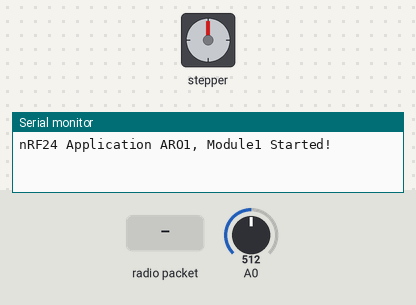
A sketch run on a simulated Arduino Uno, built with avr-gcc and run on an emulated ATmega328P. Parts: stepper motor, the last lines printed to the serial monitor. Wiring (inferred from the names in the program): stepper motor driver (5 steps per turn assumed): step pin 6; direction pin 8. The test bench sets the inputs (shaded band); at power-on: A0 = 512. No radio packets arrive unless stated.

Above: at 1.2 s.
1.3 s: radio packet "AAAD0" arrives
At 20.0 s:
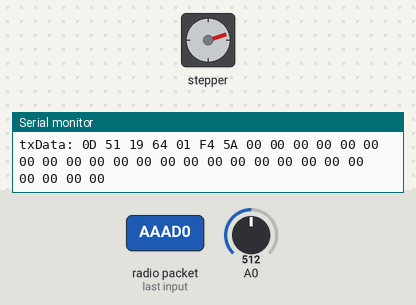
Timing chart, 0 to 20.8 s (numbered marks = the images above; inputs shaded):
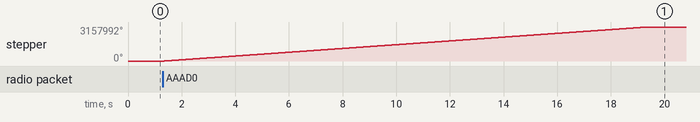

The sketch:

antenne.ino
```cpp
#include <RF24.h>
#include <RF24_config.h>
#include <nRF24L01.h>
#include <printf.h>

#include <Arduino.h>

#include <SPI.h>
#include <nRF24L01.h>  // to handle this particular modem driver
#include "RF24.h"      // the library which helps us to control the radio modem

#define RF24_PAYLOAD_SIZE 32
#define AAAD_ARO 1
#define AAAD_MODULE 1

/* Hardware configuration: Set up nRF24L01 radio on SPI bus plus pins 9 & 10, which are CE & CSN pins  */
RF24 radio(9, 10);
const uint8_t rf24_channel[] = { 1, 26, 51, 76, 101 };                                                            // Radio channels set depending on satellite number
const uint64_t addresses[] = { 0x4141414430LL, 0x4141414431LL, 0x4141414432LL, 0x4141414433LL, 0x4141414434LL };  //with radioNumber set to zero, the tx pipe will be 'AAAD0', which is basically HEX'4141414430', which is remote DESTINATION address for our transmitted data. The rx pipe code is the local receive address, which is what the remote device needs to set for the remote devices 'tx' pipe code.
uint8_t txData[RF24_PAYLOAD_SIZE];
uint8_t rxData[RF24_PAYLOAD_SIZE];

const int stepPin = 6;                                     // PUL+ pin
const int dirPin = 8;                                      // DIR+ pin
const int stepsPerRevolution = 5;                          // Afhankelijk van je motor (meestal 200 voor een 1.8° motor)
const int rpm = 60;                                        // Aantal omwentelingen per minuut
const int stepDelay = 60000 / (stepsPerRevolution * rpm);  // Bereken de vertraging per stap
float percentage = 0;

// Timing configuration
unsigned long previousMillis = 0;  // will store last time LED was updated
unsigned long currentMillis;
unsigned long sampleTime = 5000;  // milliseconds of on-time

// int to hex converter
void printHex2(unsigned v) {
  Serial.print("0123456789ABCDEF"[v >> 4]);
  Serial.print("0123456789ABCDEF"[v & 0xF]);
}

void setup() {
  Serial.begin(9600);
  Serial.println("nRF24 Application ARO" + String(AAAD_ARO) + ", Module" + String(AAAD_MODULE) + " Started!\n");

  // Activate Radio
  radio.begin();                  // Ativate the modem
  radio.setPALevel(RF24_PA_MIN);  // Set the PA Level low to prevent power supply related issues
                                  // since this is a getting_started sketch, and the likelihood of close proximity of the devices. RF24_PA_MAX is default.
  radio.setDataRate(RF24_1MBPS);  // choosing 1 Mega bit per second radio frequency data rate
                                  // radio frequency data rate choices are:  //RF24_250KBPS    //RF24_2MBPS  //RF24_1MBPS
  radio.setChannel(rf24_channel[AAAD_ARO]);
  radio.setPayloadSize(RF24_PAYLOAD_SIZE);
  radio.openWritingPipe(addresses[AAAD_MODULE]);
  radio.openReadingPipe(1, addresses[AAAD_MODULE]);

  // Start the radio listening for data
  radio.startListening();

  // Zet de pinnen als uitgang
  pinMode(stepPin, OUTPUT);
  pinMode(dirPin, OUTPUT);
}

void loop() {
  // check to see if it's time to change the state of the LED
  currentMillis = millis();

  if (currentMillis - previousMillis >= sampleTime) {


    unsigned long timeStamp = millis() / 1000;
    uint8_t cursor = 0;


    // test sensorisch meten
    float AcsValue = 0.0, Samples = 0.0, AvgAcs = 0.0, AcsValueF = 0.0;

    for (int x = 0; x < 150; x++) {  // Verzamel 150 samples
      AcsValue = analogRead(A0);     // Lees de huidige sensorwaarde
      Samples += AcsValue;           // Voeg samples samen
      delay(3);                      // Laat ADC tot rust komen voor de volgende sample (3 ms)
    }

    AvgAcs = Samples / 150.0;  // Bereken het gemiddelde van de samples

    // Converteer de gemiddelde ADC waarde naar spanning (0-5V)
    float Voltage = AvgAcs * (5.0 / 1024.0);
    Voltage *= 10;
    Serial.println(Voltage);


    // Bereken de stroom in Ampère
    // 2.5 is de offset (bij 0A output is 2.5V)
    // 0.066V (66mV) is de stijging in uitgangsspanning bij 1A stroom
    AcsValueF = (Voltage - 2.5) / 0.066;
    AcsValueF *= 10;
    Serial.println(AcsValueF);


    // GEEN kommagetallen toegestaan!
    uint16_t zonnepanelenStroom = (uint16_t)AcsValueF;  // mA - milli ampère
    uint8_t zonnepanelenSpanning = (uint8_t)Voltage;    // V * 10 - volt vermenigvuldigd door 10
    uint8_t zonnepanelenVoortgang = (uint8_t)percentage;                 // percentage van 0 t/m 100 van hoe ver de zonnepanelen zijn uitgeklapt

    uint16_t accuStroom = 500;  // mA - milli ampère
    uint8_t accuSpanning = 90;   // V * 10 - volt vermenigvuldigd door 10


    txData[cursor++] = zonnepanelenStroom >> 8;
    txData[cursor++] = zonnepanelenStroom;

    txData[cursor++] = zonnepanelenSpanning;

    txData[cursor++] = zonnepanelenVoortgang;


    txData[cursor++] = accuStroom >> 8;
    txData[cursor++] = accuStroom;

    txData[cursor++] = accuSpanning;


    // vult de overige plekjes van de 32 bytes met 0
    while (cursor < RF24_PAYLOAD_SIZE) {
      txData[cursor++] = 0;
    }

    /****************** Transmit Mode ***************************/

    // Print transmit data in Hex format
    Serial.print("txData: ");
    for (size_t i = 0; i < cursor; ++i) {
      if (i != 0) Serial.print(" ");
      printHex2(txData[i]);
    }
    Serial.println();

    radio.stopListening();  // First, stop listening so we can talk.
    // Serial.println(F("Now Sending"));

    // Transmit data to radio
    radio.write(&txData, sizeof(txData));

    radio.startListening();  // Now, continue listening
    // Serial.println(F("Now Listing"));

    previousMillis = currentMillis;
  }

  /****************** Receive Mode ***************************/

  if (radio.available()) {  //'available' means whether valid bytes have been received and are waiting to be read from the receive buffer
    // Receive data from radio
    while (radio.available()) {             // While there is data ready
      radio.read(&rxData, sizeof(rxData));  // Get the payload
    }
    // Print received data in Hex format
    Serial.print("rxData: ");
    for (size_t i = 0; i < RF24_PAYLOAD_SIZE; ++i) {
      if (i != 0) Serial.print(" ");
      printHex2(rxData[i]);
    }
    Serial.println();

    // in of uitklappen
    if (bitRead(rxData[0], 0)) {
      Serial.println("uitklappen");
      // Draai de motor 12 seconden vooruit
      digitalWrite(dirPin, HIGH);  // Stel de draairichting in
      percentage = 0;
      runMotor(18000);             // Draai de motor 12 seconden
      percentage = 100;
    } else if (bitRead(rxData[0], 1)) {
      Serial.println("inklappen");
      // Draai de motor 12 seconden achteruit
      digitalWrite(dirPin, LOW);  // Verander de draairichting
      percentage = 100;
      runMotor(18000);            // Draai de motor 12 seconden
      percentage = 0;
    }
  }

}  // Loop

void runMotor(unsigned long duration) {
  unsigned long startTime = millis();
  while (millis() - startTime < duration) {
    // Stuur een puls naar de step pin
    digitalWrite(stepPin, HIGH);
    delayMicroseconds(stepDelay);
    digitalWrite(stepPin, LOW);
    delayMicroseconds(stepDelay);
  }
}
```

Measured:
- after the input at 1.3 s, stepper: turns 3157992° clockwise in 18.0 s, starting after 0.05 s
